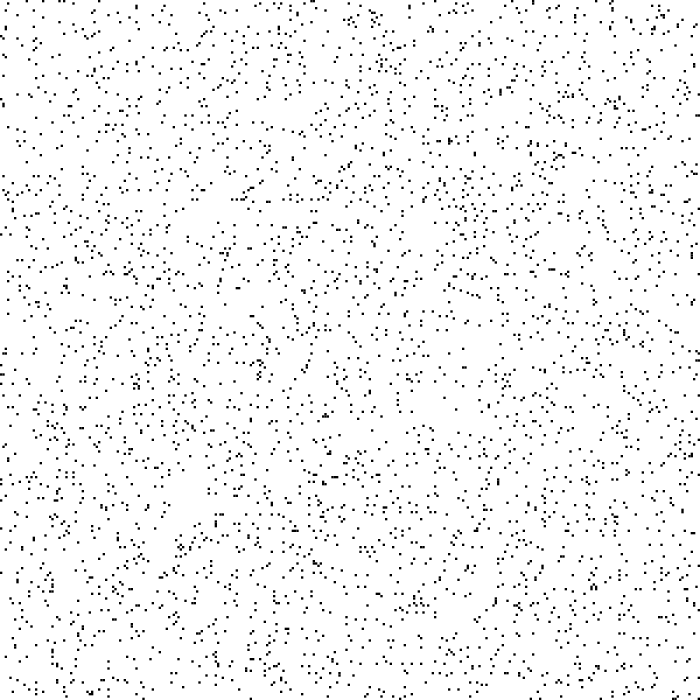
Frame 1 (no input)
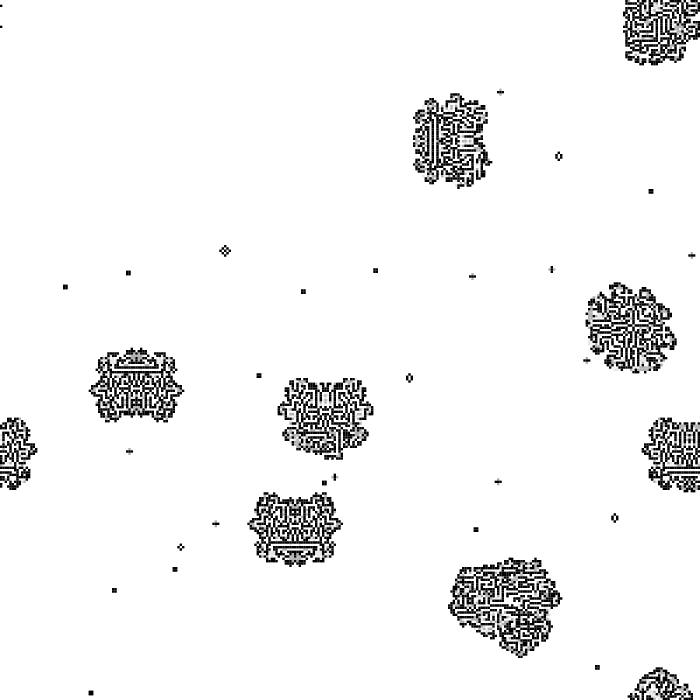
Frame 60 (the mouse pressed at the canvas centre just before this capture)
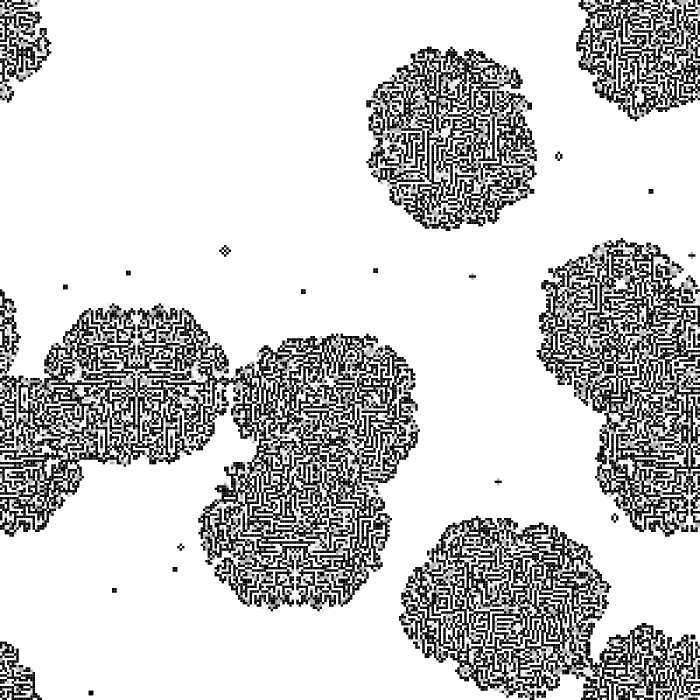
Frame 120 (the mouse held since frame 60 and released just before this capture)

The Processing sketch that drew these frames (run headless with seeded random() and noise(); from frame 60 on, the mouse is pressed at the canvas centre):

// Processing sketch: generative_art_j131
// ── generative_art_j131.pde
int[][] grid;
int cols = 300;
int rows  = 300;

IntList B;
IntList S;

void setup() {
  size(700, 700);
  background(255);
  pixelDensity(2);
  noStroke();
  fill(0);
  grid = make2DArray(cols, rows);
  frameRate(10);
  B = new IntList();
  S = new IntList();
  B.append(3);
  B.append(7);
  S.append(2);
  S.append(3);
  S.append(4);
  S.append(7);
  S.append(8);
  println('B', B, "/S", S);
}

int[][] make2DArray(int cols, int rows) {
  int[][] arr = new int[rows][cols];
  for (int i = 0; i < rows; i++) {
    for (int j = 0; j < cols; j++) {
      if (random(1) < 0.04) {
        arr[i][j] = 1;
      } else {
        arr[i][j] = 0;
      }
    }
  }
  return arr;
}

int neighbors(int row, int col) {
  int sum = 0;
  for (int i = -1; i < 2; i++) {
    for (int j = -1; j < 2; j++) {
      int x = (col + i + cols) % cols;
      int y = (row + j + rows) % rows;
      sum += grid[y][x];
    }
  }
  sum  -= grid[row][col];
  return sum;
}

boolean brule(int i, int j, int neighbors) {
  for (int b = 0; b < B.size(); b++) {
    if (neighbors == B.get(b) &&  grid[i][j] == 0)
      return true;
  }
  return false;
}

boolean srule(int i, int j, int neighbors) {
  for (int s = 0; s < S.size(); s++) {
    if (neighbors == S.get(s) &&  grid[i][j] == 1)
      return true;
  }
  return false;
}

int[][] update() {
  int[][] newg = new int[rows][cols];
  for (int i = 0; i < rows; i++) {
    for (int j = 0; j < cols; j++) {
      int neighbors = neighbors(i, j);   
      if (brule(i, j, neighbors))
        newg[i][j] = 1;
      else if (srule(i, j, neighbors))
        newg[i][j] = 1;
      else
        newg[i][j] = 0;
    }
  }
  return newg;
}

void draw() {
  fill(255, 175);
  square(0, 0, width);
  float sx = float(width)/cols;
  float sy = float(height)/rows;
  for (int i = 0; i < rows; i++) {
    for (int j = 0; j < cols; j++) {
      if (grid[i][j] == 1) {
        fill(0);
        rect(j * sx, i * sy, sx, sy);
      }
    }
  }
  grid = update();
}
